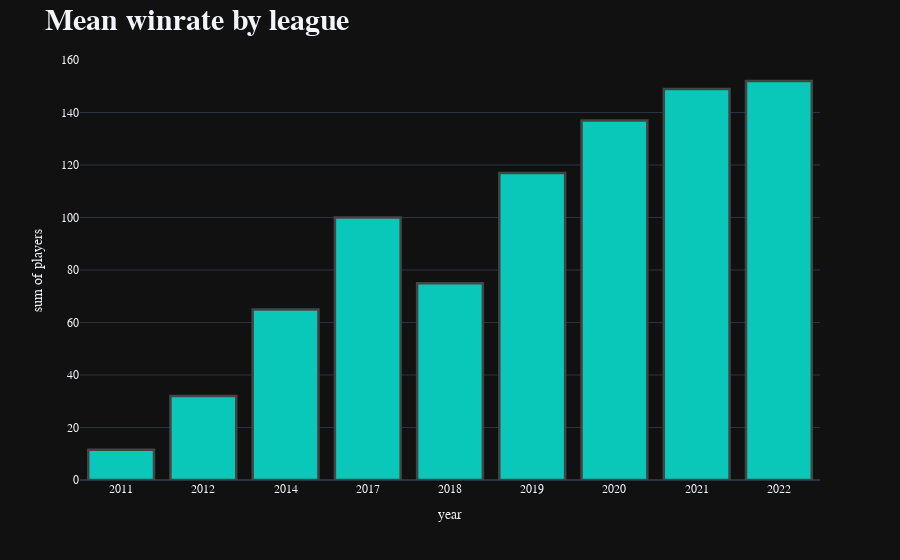

Notebook cell for this chart:
### Code cell
fig = px.histogram(montly_players, x= 'year', y = 'players',
                   template='plotly_dark',
    
)
fig.update_layout(title='<b>Montly average players by year<b>', 
                  font_family="Spiegel",
                  titlefont={'size': 30},
                  showlegend=False,
                  )

colors= ['#0AC8B9']*10
fig.update_traces(marker_color=colors, marker_line_color=None,
                  marker_line_width=2.5, opacity=None)



fig.show()

### Figure 1 — Plotly figure (JSON) as saved in the notebook; plotly's stock layout.template omitted (floating-point values rounded to 4 significant figures)
{"data": [{"alignmentgroup": "True", "bingroup": "x", "histfunc": "sum", "hovertemplate": "year=%{x}<br>sum of players=%{y}<extra></extra>", "legendgroup": "", "marker": {"color": ["#0AC8B9", "#0AC8B9", "#0AC8B9", "#0AC8B9", "#0AC8B9", "#0AC8B9", "#0AC8B9", "#0AC8B9", "#0AC8B9", "#0AC8B9"], "line": {"width": 2.5}, "pattern": {"shape": ""}}, "name": "", "offsetgroup": "", "orientation": "v", "showlegend": false, "type": "histogram", "x": ["2011", "2012", "2014", "2017", "2018", "2019", "2020", "2021", "2022"], "xaxis": "x", "y": [11.5, 32, 65, 100, 75, 117, 137, 149, 152], "yaxis": "y"}], "layout": {"barmode": "relative", "font": {"family": "Spiegel"}, "legend": {"tracegroupgap": 0}, "margin": {"t": 60}, "showlegend": false, "title": {"font": {"size": 30}, "text": "<b>Mean winrate by league<b>"}, "xaxis": {"anchor": "y", "domain": [0, 1], "title": {"text": "year"}}, "yaxis": {"anchor": "x", "domain": [0, 1], "title": {"text": "sum of players"}}}}
